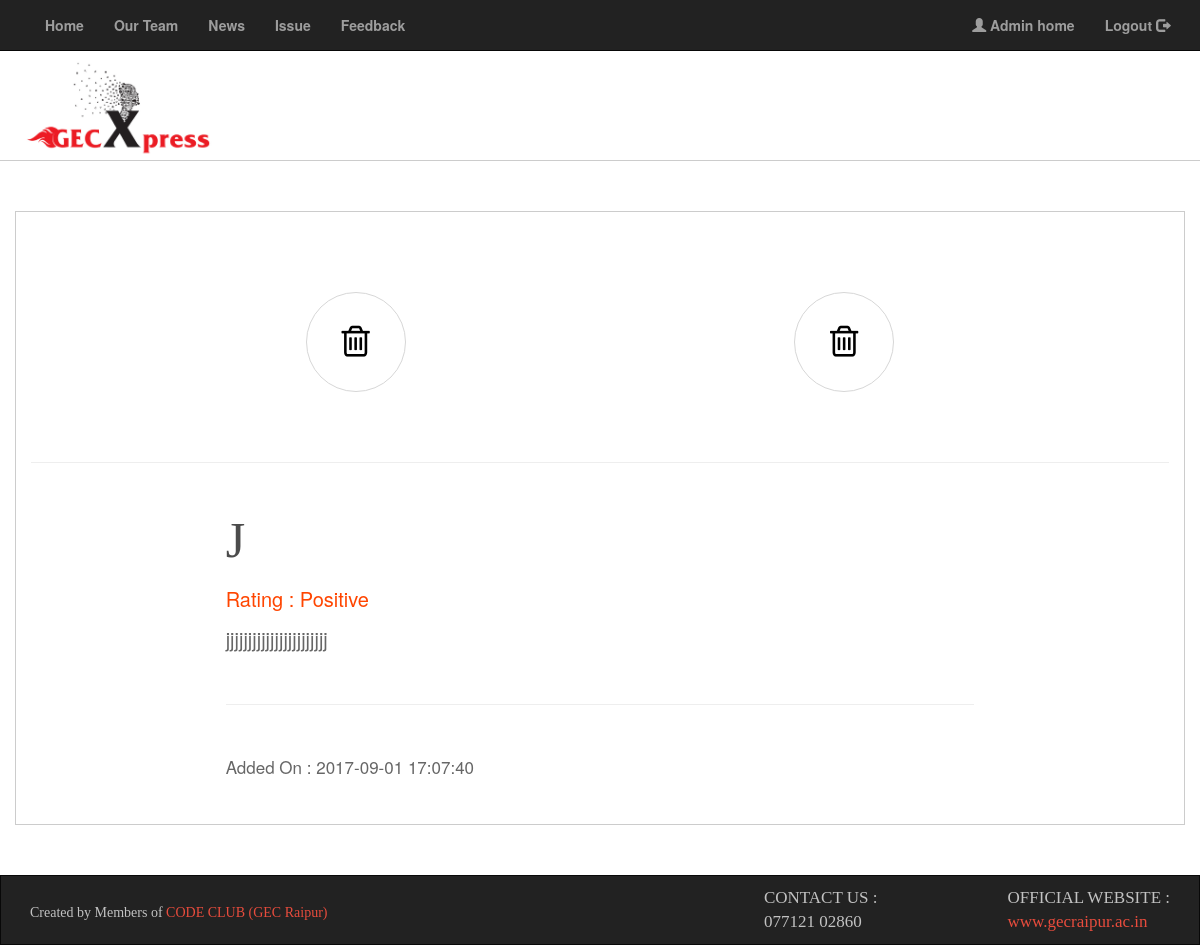
The app's page /Gec_Xpress/Single_feedback.php?feedback_id=1 (signed in) with its own data.
### tables this page shows
CREATE TABLE `feedback` (
  `feedback_id` int(11) NOT NULL,
  `feedback_rate` varchar(11) NOT NULL,
  `student_id` int(11) NOT NULL,
  `feedback_title` varchar(1000) NOT NULL,
  `feedback_desc` text NOT NULL,
  `added_on` timestamp NULL DEFAULT CURRENT_TIMESTAMP,
  `feedback_type` varchar(50) NOT NULL,
  `trash` varchar(5) NOT NULL
);

### Gec_Xpress/Single_feedback.php (the view, shortened to what this page needs)
<?php session_start();
include './gecdp.php';
if(isset($_SESSION["admin_name"]) && isset($_SESSION["admin_pass"]))
{
    if(isset($_REQUEST["feedback_id"]))
    {
        $qry="SELECT * FROM feedback WHERE feedback_id='".$_REQUEST["feedback_id"]."' ";
        $result= mysqli_query($con, $qry);
        $row= mysqli_fetch_array($result);
    }
?>
<!DOCTYPE html>
<html>
    <head>
        <link href="layout/styles/layout.css" rel="stylesheet" type="text/css" media="all">
          <link rel="stylesheet" href="https://maxcdn.bootstrapcdn.com/bootstrap/3.3.7/css/bootstrap.min.css">
          <link rel="stylesheet" href="style.css" type="text/css">
    </head>
    <body>
        <?php include './header.php'; ?>
        <div class="container" style="border: 1px solid #ccc;margin-bottom: 50px;margin-top: 50px;">
            <?php if(isset($_SESSION["admin_name"]) && isset($_SESSION["admin_pass"])){?>
        <div class="wrapper row3 center"  style="margin-top: 80px;">
        <main class="hoc container clear">
          <div class="group center" style="">
              <a href="Feedback_view.php?status='delete' && feedback_id=<?php echo $row["feedback_id"] ?>" onClick='return confirmDelete(this);' style="color:#000;text-decoration: none;" title="Delete the news">
            <article class="one_half first"><i class="icon fa fa-trash-o"></i>
            </article>
              </a>
              <a href="Feedback_view.php?status='delete' && feedback_id=<?php echo $row["feedback_id"] ?>" onClick='return confirmDelete(this);' style="color:#000;text-decoration: none;" title="Delete the news">
            <article class="one_half"><i class="icon fa fa-trash-o"></i>
            </article>
              </a>
          </div>
        </main>
    </div>
            <hr>
<?php }?>
            <div class="row">
                <div class="col-md-2"></div>
                <div class="col-md-8">
                    <div class="form-group" style="margin-top: 30px;"><h2 style="font-size: 50px;font-family:Angsana New;color: #4C4C4C;"><?php echo $row["feedback_title"] ?></h2></div>
            <div class="form-group">
                <h3 style="color:#FF4500;font-size: 20px;">
                    Rating : <?php echo $row["feedback_rate"] ?>
                </h3>
            </div>
            <div class="form-group"><p style="color: #666666;font-size: 20px;"><?php echo $row["feedback_desc"] ?></p></div>
            <hr style="margin-top: 50px;">
            <div class="form-group row" style="padding-top: 30px;padding-bottom: 20px;"><div class="col-md-5"><p style="font-size: 17px;color: #666666;">Added On : <?php echo $row["added_on"];?></p></div></div>
            </div>
                <div class="col-md-2"></div>
            </div>
        </div>
    </body>
</html>
<?php include './footer.php';
}
 else {
    header("Location:Gec_Xpress.php");
}
?>

### Gec_Xpress/layout/styles/layout.css (style rules this page uses)
.container { padding:80px 0; }
*, *::before, *::after { transition:all .3s ease-in-out; }
.icon { border-color:#D7D7D7; }
@media screen and (min-width:978px) { .hoc { max-width:978px; } }

### Gec_Xpress/layout/styles/framework.css (style rules this page uses)
html { overflow-y:scroll; overflow-x:hidden; }
html, body { margin:0; padding:0; font-size:14px; line-height:1.6em; }
*, *::before, *::after { box-sizing:border-box; }
.center { text-align:center; }
.icon { display:inline-block; position:relative; margin-bottom:50px; width:100px; height:100px; line-height:98px; border:1px solid; border-radius:50%; background-clip:padding-box; text-align:center; font-size:36px; }
.clear, .group { display:block; }
.clear::before, .clear::after, .group::before, .group::after { display:table; content:""; }
.clear, .clear::after, .group, .group::after { clear:both; }
a { outline:none; text-decoration:none; }
body, input, textarea, select { font-family:Verdana, Geneva, sans-serif; }
h1, h2, h3, h4, h5, h6, .heading { font-family:Georgia, "Times New Roman", Times, serif; }
h1, h2, h3, h4, h5, h6, .heading { margin:0 0 20px 0; font-size:22px; line-height:normal; font-weight:normal; text-transform:capitalize; }
hr { display:block; width:100%; height:1px; border:solid; border-width:1px 0 0 0; }
.wrapper { display:block; width:100%; margin:0; padding:0; text-align:left; word-wrap:break-word; }
.hoc { display:block; margin:0 auto; }
address, article, aside, figcaption, figure, footer, header, main, nav, section { display:block; margin:0; padding:0; }
.one_half, .one_third, .two_third, .one_quarter, .two_quarter, .three_quarter { display:inline-block; float:left; margin:0 0 0 3.06748466257669%; list-style:none; }
.first { margin-left:0; clear:left; }
.one_half, .two_quarter { width:48.46625766871166%; }

### Gec_Xpress/Single_feedback.php (style rules this page uses)
.container { padding: 0px; }

### Gec_Xpress/header.php (style rules this page uses)
body { font-family: "Lato", sans-serif; }
.container { padding:0; }

### records on screen
feedback: feedback_title "J", feedback_rate "Positive", feedback_desc "jjjjjjjjjjjjjjjjjjjjjjj", added_on "2017-09-01 17:07:40"
